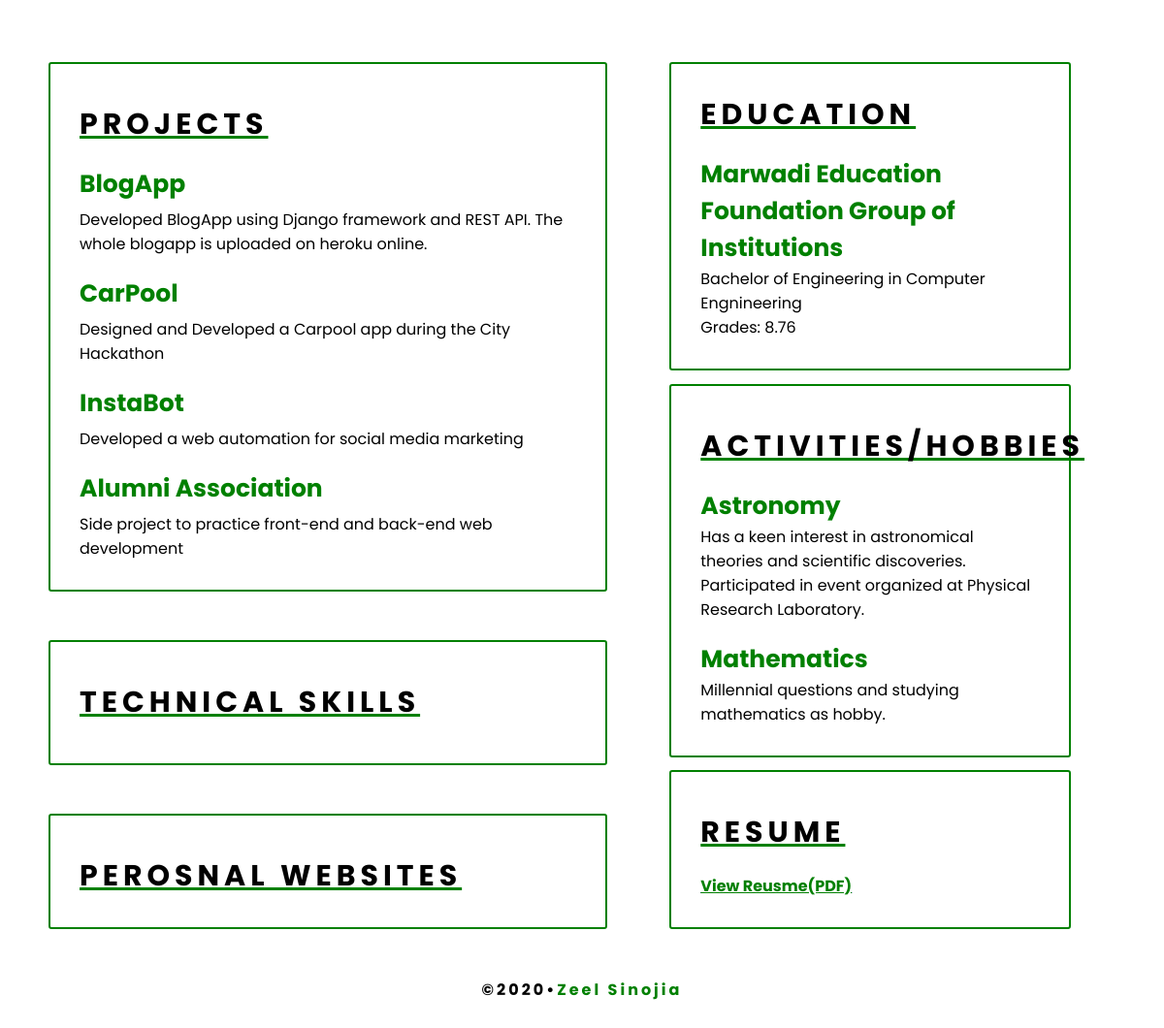
Before: / (lower part) with the older database file.
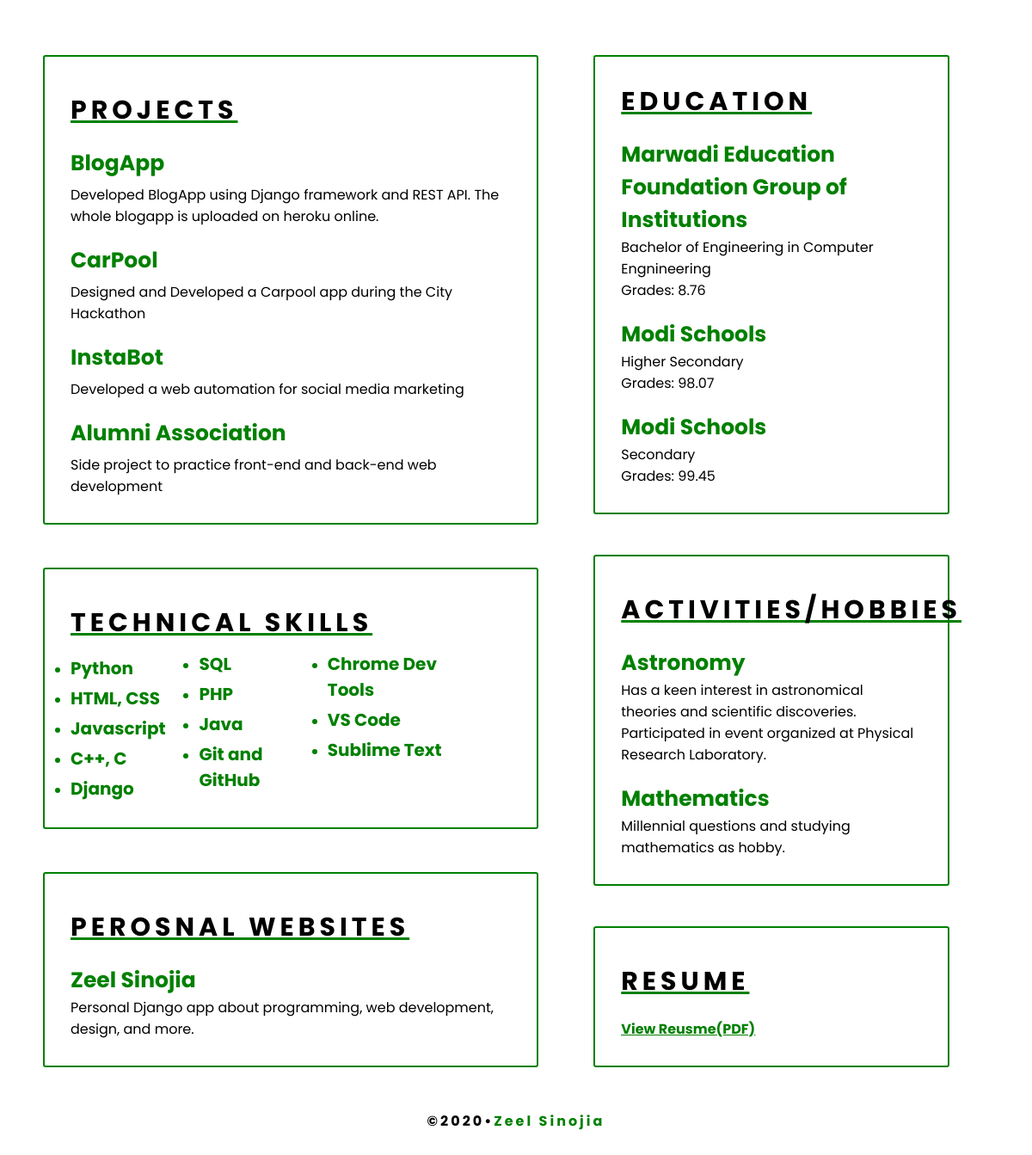
After: the same page with the newer database file.
### Portfolio/models.py (models this page shows, shortened)
class Project(models.Model):
	project_title = models.CharField(max_length = 50)
	project_description = models.TextField()

class Education(models.Model):
	education = models.CharField(max_length = 50)
	institute = models.CharField(max_length = 50)
	grade = models.DecimalField(max_digits = 5, decimal_places = 2)
	class Meta:
		verbose_name_plural = 'Education'

class Activity(models.Model):
	activity = models.CharField(max_length = 50)
	activity_description = models.TextField()
	class Meta:
		verbose_name_plural = 'activities'

class TechnicalSkill(models.Model):
	technical_skill = models.CharField(max_length = 50)
	def __str__(self):
		return self.technical_skill

class PersonalWebsite(models.Model):
	personal_website = models.CharField(max_length = 50)
	personal_website_description = models.TextField()

### Portfolio/views.py (the view)
# urls.py: path('', PortFolioListView.as_view(), name='portfolio'),
class PortFolioListView(ListView):
	context_object_name = 'project'
	template_name = 'Portfolio/base.html'
	def get_queryset(self):
		self.project = get_object_or_404
	def get_context_data(self, **kwargs):
		context = super(PortFolioListView, self).get_context_data(**kwargs)
		context['project'] = Project.objects.all()
		context['education'] = Education.objects.all()
		context['technicalskill'] = TechnicalSkill.objects.all()
		context['activity'] = Activity.objects.all()
		context['personalwebsite'] = PersonalWebsite.objects.all()
		return context

### Portfolio/templates/Portfolio/base.html (shortened to what this page needs)
{% load static %}
<!DOCTYPE html>
<html>
<head>
    <link rel="stylesheet" href="{% static 'Portfolio/style.css' %}">
</head>
<body>
    <div class="home">
    </div>
    <div class="about-content">
        <section class="section-part">
            <div class="projects-details">
                <h3>
                    Projects
                </h3>
                {% for p in project %}
                <div class="project">
                    <h4>{{ p.project_title }}</h4>
                    <p>{{ p.project_description }}</p>
                </div>
                {% endfor %}
            </div>
            <div class="technology-details">
                <h3>
                    Technical Skills
                </h3>
                <div class="technology">
                    <div class="row">
                        <ul>
                            {% for t in technicalskill %}
                            <li class="list">
                            <h4>
                                    {{ t }}
                            </h4>
                            </li>
                        {% endfor %}
                    </ul>
                    </div>
                </div>
            </div>
            <div class="website-details">
                <h3>
                    Perosnal Websites
                </h3>
                <div class="website">
                    {% for website in personalwebsite %}
                    <h4>
                        <a href="#">
                            {{ website.personal_website }}
                        </a>
                    </h4>
                    <p>
                        {{ website.personal_website_description }}
                    </p>
                    {% endfor %}
                </div>
            </div>
        </section>
        <aside class="aside-part">
            <div class="education-details">
                <h3>
                    Education
                </h3>
                {% for e in education %}
                <div class="education">
                    <h4>{{ e.institute }}</h4>
                    <p>{{ e.education }}</p>
                    <p>Grades: {{ e.grade }}</p>
                </div>
                {% endfor %}
            </div>
            <div class="activity-details">
                <h3>
                    Activities/Hobbies
                </h3>
                {% for a in activity %}
                <div class="activity">
                    <h4>{{ a.activity }}</h4>
                    <p>{{ a.activity_description }}</p>
                </div>
                {% endfor %}
            </div>
            <div class="resume-details">
                <h3>Resume</h3>
                <div class="resume">
                    <a href="{% static 'Portfolio/docs/Zeel-Sinojia-Resume.pdf' %}" target="_blank">
                        <h4>View Reusme(PDF)</h4>
                    </a>
                </div>
            </div>
        </aside>
    </div>
    <footer class="footer-details">
        <div class="footer">
            <h4>&copy;2020•<a href="#">Zeel Sinojia</a></h4>
        </div>
    </footer>
</body>
</html>

### Portfolio/static/Portfolio/style.css (style rules this page uses)
* { margin: 0px; padding: 0px; box-sizing: border-box; }
body { font-family: "Poppins", sans-serif; overflow-y: scroll; background-color: white; color: black; }
.home { display: flex; flex-direction: column; justify-content: center; align-items: center; height: 90vh; }
.about-content { display: flex; justify-content: space-around; height: 100%; }
.section-part { display: flex; flex-direction: column; justify-content: space-between; min-height: 10vh; width: 80%; margin-left: 50px; }
.projects-details { display: flex; flex-direction: column; justify-content: space-around; width: 90%; margin-top: 50px; padding: 30px; border: 2px solid green; border-radius: 3px; }
.projects-details h3 { text-transform: uppercase; letter-spacing: 5px; text-decoration: underline; text-decoration-color: green; text-decoration-line: all; font-size: 30px; margin-top: 10px; }
.project { display: flex; flex-direction: column; justify-content: space-around; align-items: stretch; }
.project h4 { font-size: 25px; margin-top: 20px; color: green; }
.project p { margin-top: 5px; }
.technology-details { display: flex; flex-direction: column; justify-content: space-around; width: 90%; margin-top: 50px; padding: 30px; border: 2px solid green; border-radius: 3px; }
.technology-details h3 { text-transform: uppercase; letter-spacing: 5px; text-decoration: underline; text-decoration-color: green; text-decoration-line: all; font-size: 30px; margin-top: 10px; margin-bottom: 10px; }
.technology { display: flex; justify-content: space-around; }
.row { margin-right: 80px; column-count: 3; }
.list { color: green; }
.technology h4 { font-size: 20px; margin-top: 5px; color: green; }
.website-details { display: flex; flex-direction: column; justify-content: space-around; width: 90%; margin-top: 50px; padding: 30px; border: 2px solid green; border-radius: 3px; }
.website-details h3 { text-transform: uppercase; letter-spacing: 5px; text-decoration: underline; text-decoration-color: green; text-decoration-line: all; font-size: 30px; margin-top: 10px; }
.website { display: flex; flex-direction: column; justify-content: space-around; align-items: stretch; }
.website h4 { font-size: 25px; margin-top: 20px; color: green; }
.website h4 a { color: green; text-decoration: none; }
.aside-part { display: flex; flex-direction: column; justify-content: space-between; min-height: 10vh; width: 50%; margin-right: 50px; }
.education-details { display: flex; flex-direction: column; justify-content: space-around; width: 90%; margin-top: 50px; padding: 30px; border: 2px solid green; border-radius: 3px; }
.education-details h3 { text-transform: uppercase; text-decoration: underline; text-decoration-color: green; text-decoration-line: all; letter-spacing: 5px; font-size: 30px; }
.education h4 { font-size: 25px; margin-top: 20px; color: green; }
.activity-details { display: flex; flex-direction: column; justify-content: space-around; width: 90%; padding: 30px; border: 2px solid green; border-radius: 3px; }
.activity-details h3 { text-transform: uppercase; text-decoration: underline; text-decoration-color: green; text-decoration-line: all; letter-spacing: 5px; font-size: 30px; margin-top: 10px; }
.activity h4 { font-size: 25px; margin-top: 20px; color: green; }
.resume-details { display: flex; flex-direction: column; justify-content: space-around; width: 90%; padding: 30px; border: 2px solid green; border-radius: 3px; }
.resume-details h3 { text-transform: uppercase; text-decoration: underline; text-decoration-color: green; text-decoration-line: all; letter-spacing: 5px; font-size: 30px; margin-top: 10px; }
.resume a h4 { color: green; text-decoration: underline; text-decoration-color: green; text-decoration-line: all; margin-top: 20px; }
.footer-details { display: flex; justify-content: space-around; margin:50px; }
.footer h4 { letter-spacing: 3px; }
.footer h4 a { text-decoration: none; color: green; }

Changed rows visible on the page:
added TechnicalSkill: technical_skill "Python"
added TechnicalSkill: technical_skill "HTML, CSS"
added TechnicalSkill: technical_skill "Javascript"
added TechnicalSkill: technical_skill "C++, C"
added TechnicalSkill: technical_skill "Django"
added TechnicalSkill: technical_skill "SQL"
added TechnicalSkill: technical_skill "PHP"
added TechnicalSkill: technical_skill "Java"
added TechnicalSkill: technical_skill "Git and GitHub"
added TechnicalSkill: technical_skill "Chrome Dev Tools"
added TechnicalSkill: technical_skill "VS Code"
added TechnicalSkill: technical_skill "Sublime Text"
added PersonalWebsite: personal_website "Zeel Sinojia", personal_website_description "Personal Django app about programming, web development, design, and more."
added Education: institute "Modi Schools", education "Higher Secondary", grade "98.07"
added Education: institute "Modi Schools", education "Secondary", grade "99.45"
